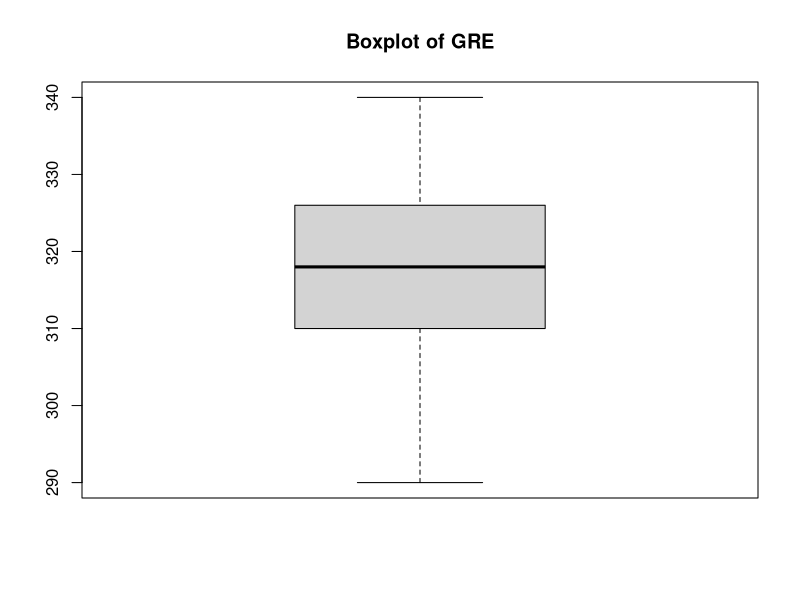
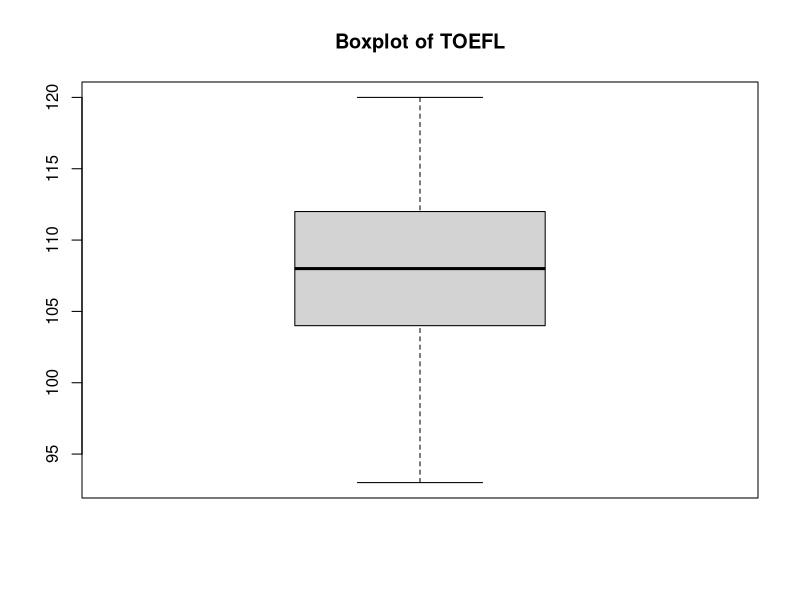
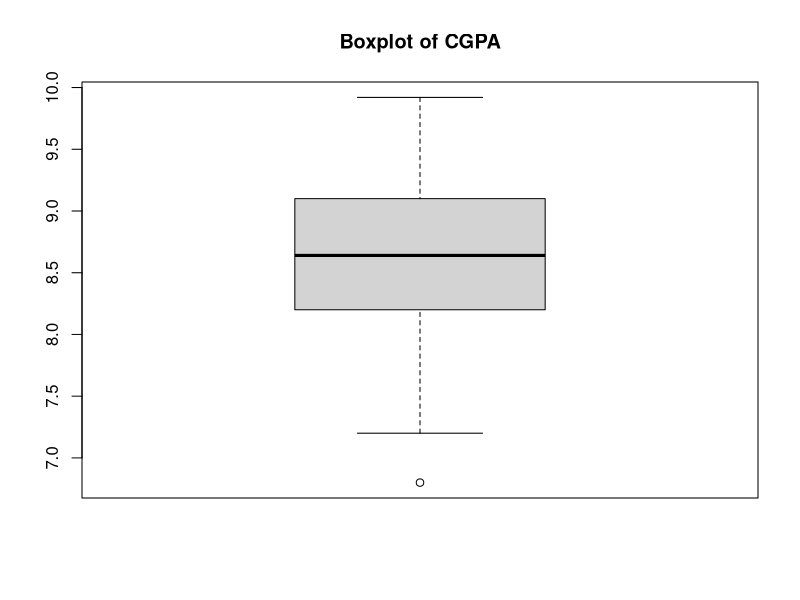
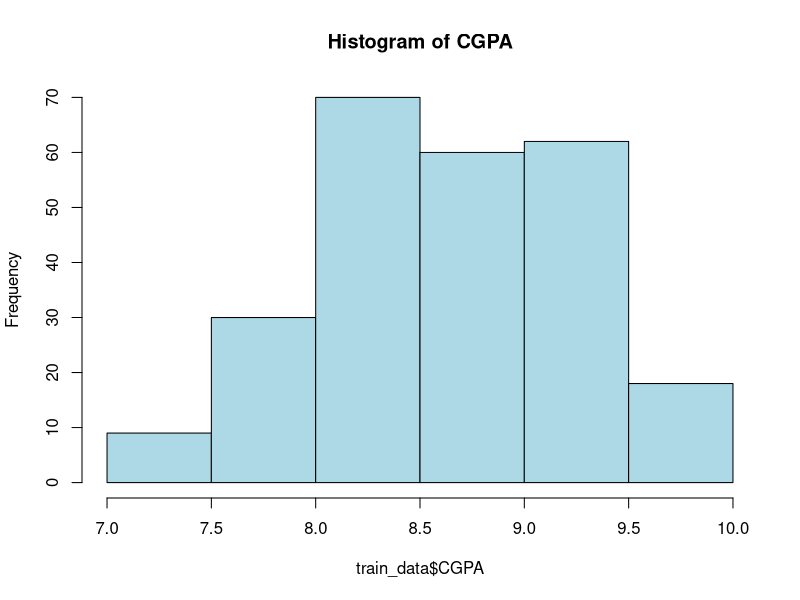
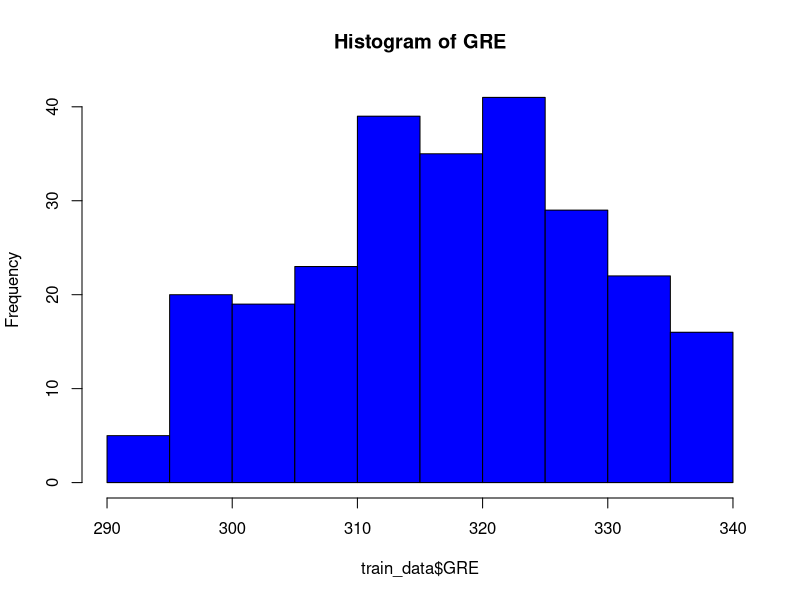
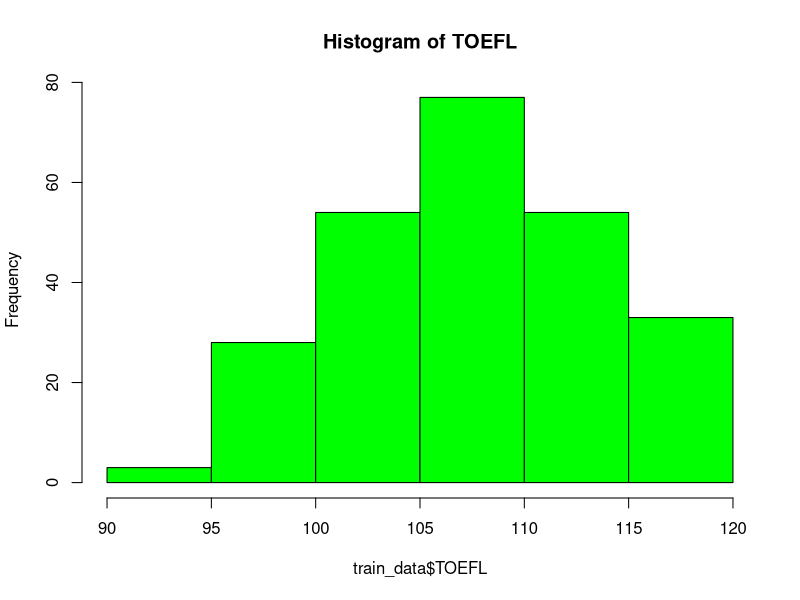
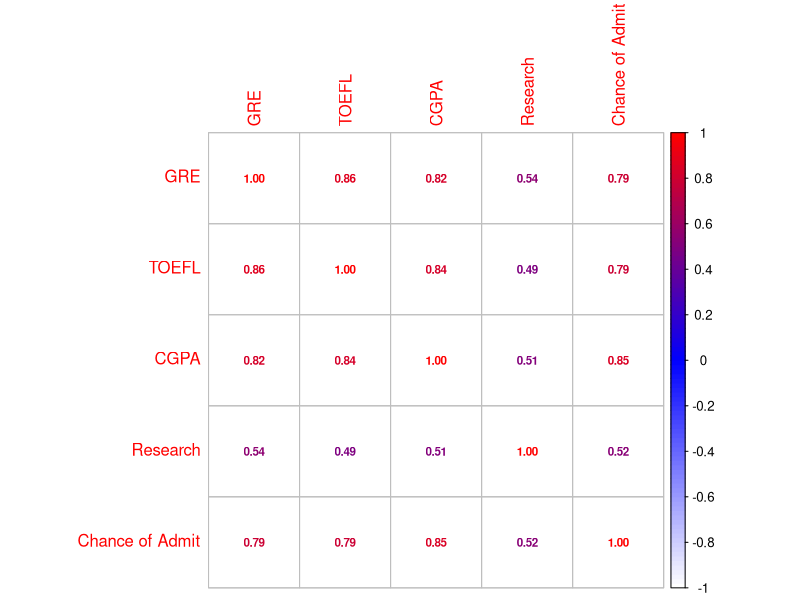
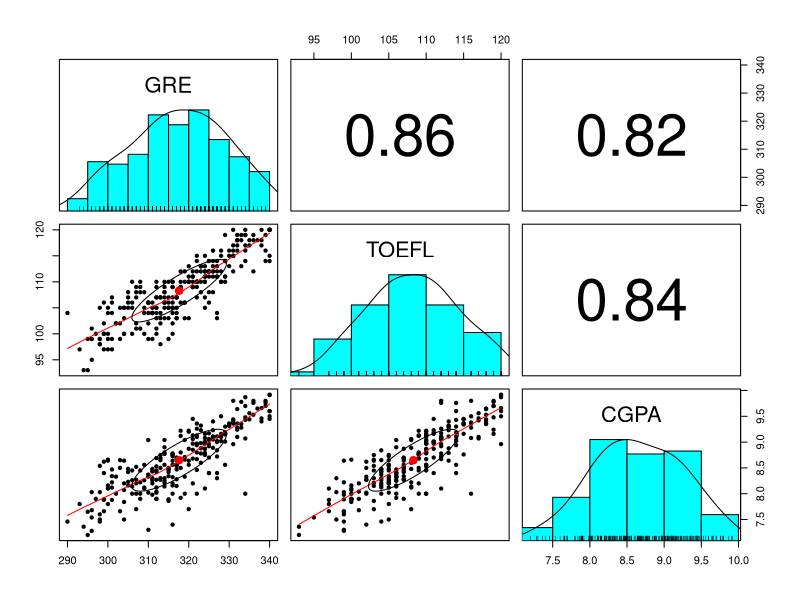

Generate these figures, in order, with R:
library(dplyr)
library(ggplot2)

# Load train and test datasets
train_data <- read.csv("adm_train.csv")
test_data <- read.csv("adm_test.csv")

# Explore the data
str(train_data)
summary(train_data)

# Renamed columns
colnames(train_data) <- c("Serial No", "GRE", "TOEFL", "University Rating", "SOP", "LOR", "CGPA", "Research", "Chance of Admit")
colnames(test_data) <- c("Serial No", "GRE", "TOEFL", "University Rating", "SOP", "LOR", "CGPA", "Research", "Chance of Admit")

# Check for missing values in the entire data set
any_missing_train <- any(is.na(train_data))  # there are no missing values in the entire train_data data set.
any_missing_test <- any(is.na(test_data))  # there are no missing values in the entire test_data data set.

# Detecting Outliers
# Boxplot for Score
boxplot(train_data$GRE, main = "Boxplot of GRE")
boxplot(train_data$TOEFL, main = "Boxplot of TOEFL")
boxplot(train_data$CGPA, main = "Boxplot of CGPA")

# Identifying outliers using z-score
z_scores <- scale(train_data$CGPA)
outliersCGPA <- which(abs(z_scores) > 3)  # outlier detected at 59

# Imputed outlier with the median of CGPA directly in the same column
train_data$CGPA[abs(z_scores) > 3] <- median(train_data$CGPA, na.rm = TRUE)

#Checking Data Distribution
# Histogram 
hist(train_data$CGPA, main = "Histogram of CGPA", col = "lightblue")
hist(train_data$GRE, main = "Histogram of GRE", col = "blue")
hist(train_data$TOEFL, main = "Histogram of TOEFL", col = "green")  # doesn't feel like data is highly skewed.

# Visualizing Correlations
# Correlation matrix
train_correlation_matrix <- cor(train_data[, c("GRE", "TOEFL", "CGPA", "Research", "Chance of Admit")])

# Create a heatmap using corrplot
library(corrplot)
corrplot(train_correlation_matrix, method = "number", col = colorRampPalette(c("white", "blue", "red"))(100), number.cex = 0.7) # This approach can be helpful when the color differences are not very pronounced

# Multiple correlations using the psych package
library(psych)
pairs.panels(train_data[, c("GRE", "TOEFL", "CGPA")])

# Scatter plot of GRE vs. CGPA
library(ggplot2)
ggplot(train_data, aes(x = GRE, y = CGPA, color = `Chance of Admit`)) +
  geom_point() +
  geom_smooth(method = "lm", se = FALSE, color = "blue") +
  labs(title = "Scatter Plot of GRE vs. CGPA") +
  scale_color_gradient(low = "blue", high = "red")

# Scatter Plot of TOEFL vs. CGPA
ggplot(train_data, aes(x = TOEFL, y = CGPA, color = `Chance of Admit`)) +
  geom_point() +
  geom_smooth(method = "lm", se = FALSE, color = "blue") +
  labs(title = "Scatter Plot of TOEFL vs. CGPA") +
  scale_color_gradient(low = "blue", high = "red")

# Scatter Plot of GRE vs. TOEFL
ggplot(train_data, aes(x = GRE, y = TOEFL, color = `Chance of Admit`)) +
  geom_point() +
  geom_smooth(method = "lm", se = FALSE, color = "blue") +
  labs(title = "Scatter Plot of GRE vs. TOEFL") +
  scale_color_gradient(low = "blue", high = "red")

# Load required library
library(randomForest)

# Random Forest
model_rf <- randomForest(`Chance of Admit` ~ GRE + TOEFL + CGPA + Research, data = train_data)

# Make predictions on test_data
predictions_rf <- predict(model_rf, newdata = test_data)

# Evaluating the model (e.g., Mean Squared Error)
mse_rf <- mean((test_data$`Chance of Admit` - predictions_rf)^2)

# Saved predictions to a CSV file
predictions_df <- data.frame(`Chance of Admit Predicted` = predictions_rf)
write.csv(predictions_df, "predicted_results_RF.csv", row.names = FALSE)

# Assuming predictions_rf are the predictions from your Random Forest model
mse_rf <- mean((test_data$`Chance of Admit` - predictions_rf)^2)
mae_rf <- mean(abs(test_data$`Chance of Admit` - predictions_rf))
r_squared_rf <- 1 - (sum((test_data$`Chance of Admit` - predictions_rf)^2) / sum((test_data$`Chance of Admit` - mean(test_data$`Chance of Admit`))^2))
rmse_rf <- sqrt(mean((test_data$`Chance of Admit` - predictions_rf)^2))

# use the metrics as needed
print(paste("MSE:", mse_rf))
print(paste("MAE:", mae_rf))
print(paste("R-squared:", r_squared_rf))
print(paste("RMSE:", rmse_rf))

